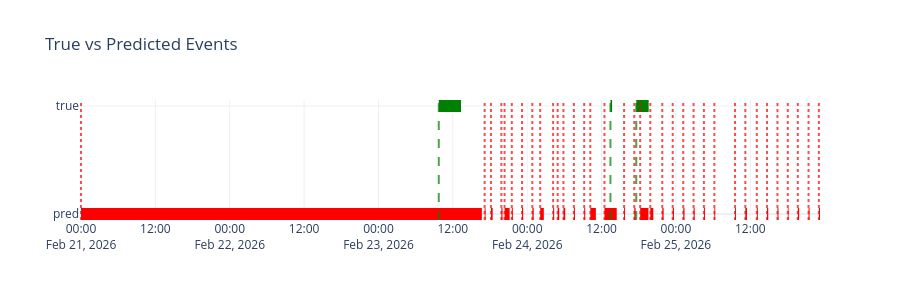

Notebook cell for this chart:
### Code cell
for num in [8]:
    model = DetectorEnsemble
    model_name_result = 'Ensemble_Merlion'
    globals()[f'model{num}'], globals()[f'val_score{num}'], globals()[f'test_score{num}'], globals()[f'train_time{num}'], globals()[f'inference_time{num}'] = train_func(
                                        model=model,
                                        models=models,
                                        config=config,
                                        num_data=num, 
                                        list_anomaly=globals()[f'list{num}'],
                                        model_name_result=model_name_result,
                                        model_name=model_name,
                                        q = q,
                                        no_train=no_train,
                                        save_result=save_result,
                                        use_miss=use_miss,
                                        
)

### Figure 1 — Plotly figure (JSON) as saved in the notebook; plotly's stock layout.template omitted (floating-point values rounded to 4 significant figures)
{"data": [{"line": {"color": "green", "width": 12}, "mode": "lines", "name": "true_event", "showlegend": false, "type": "scatter", "x": ["2026-02-23T09:44:00", "2026-02-23T13:19:00"], "y": [1, 1]}, {"line": {"color": "green", "width": 12}, "mode": "lines", "name": "true_event", "showlegend": false, "type": "scatter", "x": ["2026-02-24T13:26:00", "2026-02-24T13:42:00"], "y": [1, 1]}, {"line": {"color": "green", "width": 12}, "mode": "lines", "name": "true_event", "showlegend": false, "type": "scatter", "x": ["2026-02-24T17:36:00", "2026-02-24T19:36:00"], "y": [1, 1]}, {"line": {"color": "red", "width": 12}, "mode": "lines", "name": "pred_event", "showlegend": false, "type": "scatter", "x": ["2026-02-21T00:00:00", "2026-02-23T16:41:00"], "y": [0, 0]}, {"line": {"color": "red", "width": 12}, "mode": "lines", "name": "pred_event", "showlegend": false, "type": "scatter", "x": ["2026-02-23T17:08:00", "2026-02-23T17:17:00"], "y": [0, 0]}, {"line": {"color": "red", "width": 12}, "mode": "lines", "name": "pred_event", "showlegend": false, "type": "scatter", "x": ["2026-02-23T18:09:00", "2026-02-23T18:26:00"], "y": [0, 0]}, {"line": {"color": "red", "width": 12}, "mode": "lines", "name": "pred_event", "showlegend": false, "type": "scatter", "x": ["2026-02-23T19:50:00", "2026-02-23T20:01:00"], "y": [0, 0]}, {"line": {"color": "red", "width": 12}, "mode": "lines", "name": "pred_event", "showlegend": false, "type": "scatter", "x": ["2026-02-23T20:21:00", "2026-02-23T21:10:00"], "y": [0, 0]}, {"line": {"color": "red", "width": 12}, "mode": "lines", "name": "pred_event", "showlegend": false, "type": "scatter", "x": ["2026-02-23T21:31:00", "2026-02-23T21:41:00"], "y": [0, 0]}, {"line": {"color": "red", "width": 12}, "mode": "lines", "name": "pred_event", "showlegend": false, "type": "scatter", "x": ["2026-02-23T23:10:00", "2026-02-23T23:21:00"], "y": [0, 0]}, {"line": {"color": "red", "width": 12}, "mode": "lines", "name": "pred_event", "showlegend": false, "type": "scatter", "x": ["2026-02-24T00:50:00", "2026-02-24T01:03:00"], "y": [0, 0]}, {"line": {"color": "red", "width": 12}, "mode": "lines", "name": "pred_event", "showlegend": false, "type": "scatter", "x": ["2026-02-24T02:06:00", "2026-02-24T02:41:00"], "y": [0, 0]}, {"line": {"color": "red", "width": 12}, "mode": "lines", "name": "pred_event", "showlegend": false, "type": "scatter", "x": ["2026-02-24T04:11:00", "2026-02-24T04:21:00"], "y": [0, 0]}, {"line": {"color": "red", "width": 12}, "mode": "lines", "name": "pred_event", "showlegend": false, "type": "scatter", "x": ["2026-02-24T04:55:00", "2026-02-24T05:10:00"], "y": [0, 0]}, {"line": {"color": "red", "width": 12}, "mode": "lines", "name": "pred_event", "showlegend": false, "type": "scatter", "x": ["2026-02-24T05:51:00", "2026-02-24T06:08:00"], "y": [0, 0]}, {"line": {"color": "red", "width": 12}, "mode": "lines", "name": "pred_event", "showlegend": false, "type": "scatter", "x": ["2026-02-24T07:32:00", "2026-02-24T07:42:00"], "y": [0, 0]}, {"line": {"color": "red", "width": 12}, "mode": "lines", "name": "pred_event", "showlegend": false, "type": "scatter", "x": ["2026-02-24T09:12:00", "2026-02-24T09:22:00"], "y": [0, 0]}, {"line": {"color": "red", "width": 12}, "mode": "lines", "name": "pred_event", "showlegend": false, "type": "scatter", "x": ["2026-02-24T10:11:00", "2026-02-24T11:05:00"], "y": [0, 0]}, {"line": {"color": "red", "width": 12}, "mode": "lines", "name": "pred_event", "showlegend": false, "type": "scatter", "x": ["2026-02-24T12:28:00", "2026-02-24T14:27:00"], "y": [0, 0]}, {"line": {"color": "red", "width": 12}, "mode": "lines", "name": "pred_event", "showlegend": false, "type": "scatter", "x": ["2026-02-24T15:38:00", "2026-02-24T15:47:00"], "y": [0, 0]}, {"line": {"color": "red", "width": 12}, "mode": "lines", "name": "pred_event", "showlegend": false, "type": "scatter", "x": ["2026-02-24T17:17:00", "2026-02-24T17:30:00"], "y": [0, 0]}, {"line": {"color": "red", "width": 12}, "mode": "lines", "name": "pred_event", "showlegend": false, "type": "scatter", "x": ["2026-02-24T18:14:00", "2026-02-24T19:34:00"], "y": [0, 0]}, {"line": {"color": "red", "width": 12}, "mode": "lines", "name": "pred_event", "showlegend": false, "type": "scatter", "x": ["2026-02-24T19:52:00", "2026-02-24T20:21:00"], "y": [0, 0]}, {"line": {"color": "red", "width": 12}, "mode": "lines", "name": "pred_event", "showlegend": false, "type": "scatter", "x": ["2026-02-24T21:48:00", "2026-02-24T22:01:00"], "y": [0, 0]}, {"line": {"color": "red", "width": 12}, "mode": "lines", "name": "pred_event", "showlegend": false, "type": "scatter", "x": ["2026-02-24T23:29:00", "2026-02-24T23:41:00"], "y": [0, 0]}, {"line": {"color": "red", "width": 12}, "mode": "lines", "name": "pred_event", "showlegend": false, "type": "scatter", "x": ["2026-02-25T01:11:00", "2026-02-25T01:23:00"], "y": [0, 0]}, {"line": {"color": "red", "width": 12}, "mode": "lines", "name": "pred_event", "showlegend": false, "type": "scatter", "x": ["2026-02-25T02:51:00", "2026-02-25T03:02:00"], "y": [0, 0]}, {"line": {"color": "red", "width": 12}, "mode": "lines", "name": "pred_event", "showlegend": false, "type": "scatter", "x": ["2026-02-25T04:31:00", "2026-02-25T04:41:00"], "y": [0, 0]}, {"line": {"color": "red", "width": 12}, "mode": "lines", "name": "pred_event", "showlegend": false, "type": "scatter", "x": ["2026-02-25T06:12:00", "2026-02-25T06:20:00"], "y": [0, 0]}, {"line": {"color": "red", "width": 12}, "mode": "lines", "name": "pred_event", "showlegend": false, "type": "scatter", "x": ["2026-02-25T09:32:00", "2026-02-25T09:41:00"], "y": [0, 0]}, {"line": {"color": "red", "width": 12}, "mode": "lines", "name": "pred_event", "showlegend": false, "type": "scatter", "x": ["2026-02-25T11:12:00", "2026-02-25T11:28:00"], "y": [0, 0]}, {"line": {"color": "red", "width": 12}, "mode": "lines", "name": "pred_event", "showlegend": false, "type": "scatter", "x": ["2026-02-25T13:03:00", "2026-02-25T13:13:00"], "y": [0, 0]}, {"line": {"color": "red", "width": 12}, "mode": "lines", "name": "pred_event", "showlegend": false, "type": "scatter", "x": ["2026-02-25T14:42:00", "2026-02-25T14:54:00"], "y": [0, 0]}, {"line": {"color": "red", "width": 12}, "mode": "lines", "name": "pred_event", "showlegend": false, "type": "scatter", "x": ["2026-02-25T16:23:00", "2026-02-25T16:33:00"], "y": [0, 0]}, {"line": {"color": "red", "width": 12}, "mode": "lines", "name": "pred_event", "showlegend": false, "type": "scatter", "x": ["2026-02-25T18:03:00", "2026-02-25T18:11:00"], "y": [0, 0]}, {"line": {"color": "red", "width": 12}, "mode": "lines", "name": "pred_event", "showlegend": false, "type": "scatter", "x": ["2026-02-25T19:40:00", "2026-02-25T19:53:00"], "y": [0, 0]}, {"line": {"color": "red", "width": 12}, "mode": "lines", "name": "pred_event", "showlegend": false, "type": "scatter", "x": ["2026-02-25T21:24:00", "2026-02-25T21:34:00"], "y": [0, 0]}, {"line": {"color": "red", "width": 12}, "mode": "lines", "name": "pred_event", "showlegend": false, "type": "scatter", "x": ["2026-02-25T23:04:00", "2026-02-25T23:15:00"], "y": [0, 0]}], "layout": {"height": 300, "shapes": [{"line": {"color": "green", "dash": "dash", "width": 2}, "opacity": 0.7, "type": "line", "x0": "2026-02-23T09:44:00", "x1": "2026-02-23T09:44:00", "xref": "x", "y0": 0, "y1": 1, "yref": "y domain"}, {"line": {"color": "green", "dash": "dash", "width": 2}, "opacity": 0.7, "type": "line", "x0": "2026-02-24T13:26:00", "x1": "2026-02-24T13:26:00", "xref": "x", "y0": 0, "y1": 1, "yref": "y domain"}, {"line": {"color": "green", "dash": "dash", "width": 2}, "opacity": 0.7, "type": "line", "x0": "2026-02-24T17:36:00", "x1": "2026-02-24T17:36:00", "xref": "x", "y0": 0, "y1": 1, "yref": "y domain"}, {"line": {"color": "red", "dash": "dot", "width": 2}, "opacity": 0.7, "type": "line", "x0": "2026-02-21T00:00:00", "x1": "2026-02-21T00:00:00", "xref": "x", "y0": 0, "y1": 1, "yref": "y domain"}, {"line": {"color": "red", "dash": "dot", "width": 2}, "opacity": 0.7, "type": "line", "x0": "2026-02-23T17:08:00", "x1": "2026-02-23T17:08:00", "xref": "x", "y0": 0, "y1": 1, "yref": "y domain"}, {"line": {"color": "red", "dash": "dot", "width": 2}, "opacity": 0.7, "type": "line", "x0": "2026-02-23T18:09:00", "x1": "2026-02-23T18:09:00", "xref": "x", "y0": 0, "y1": 1, "yref": "y domain"}, {"line": {"color": "red", "dash": "dot", "width": 2}, "opacity": 0.7, "type": "line", "x0": "2026-02-23T19:50:00", "x1": "2026-02-23T19:50:00", "xref": "x", "y0": 0, "y1": 1, "yref": "y domain"}, {"line": {"color": "red", "dash": "dot", "width": 2}, "opacity": 0.7, "type": "line", "x0": "2026-02-23T20:21:00", "x1": "2026-02-23T20:21:00", "xref": "x", "y0": 0, "y1": 1, "yref": "y domain"}, {"line": {"color": "red", "dash": "dot", "width": 2}, "opacity": 0.7, "type": "line", "x0": "2026-02-23T21:31:00", "x1": "2026-02-23T21:31:00", "xref": "x", "y0": 0, "y1": 1, "yref": "y domain"}, {"line": {"color": "red", "dash": "dot", "width": 2}, "opacity": 0.7, "type": "line", "x0": "2026-02-23T23:10:00", "x1": "2026-02-23T23:10:00", "xref": "x", "y0": 0, "y1": 1, "yref": "y domain"}, {"line": {"color": "red", "dash": "dot", "width": 2}, "opacity": 0.7, "type": "line", "x0": "2026-02-24T00:50:00", "x1": "2026-02-24T00:50:00", "xref": "x", "y0": 0, "y1": 1, "yref": "y domain"}, {"line": {"color": "red", "dash": "dot", "width": 2}, "opacity": 0.7, "type": "line", "x0": "2026-02-24T02:06:00", "x1": "2026-02-24T02:06:00", "xref": "x", "y0": 0, "y1": 1, "yref": "y domain"}, {"line": {"color": "red", "dash": "dot", "width": 2}, "opacity": 0.7, "type": "line", "x0": "2026-02-24T04:11:00", "x1": "2026-02-24T04:11:00", "xref": "x", "y0": 0, "y1": 1, "yref": "y domain"}, {"line": {"color": "red", "dash": "dot", "width": 2}, "opacity": 0.7, "type": "line", "x0": "2026-02-24T04:55:00", "x1": "2026-02-24T04:55:00", "xref": "x", "y0": 0, "y1": 1, "yref": "y domain"}, {"line": {"color": "red", "dash": "dot", "width": 2}, "opacity": 0.7, "type": "line", "x0": "2026-02-24T05:51:00", "x1": "2026-02-24T05:51:00", "xref": "x", "y0": 0, "y1": 1, "yref": "y domain"}, {"line": {"color": "red", "dash": "dot", "width": 2}, "opacity": 0.7, "type": "line", "x0": "2026-02-24T07:32:00", "x1": "2026-02-24T07:32:00", "xref": "x", "y0": 0, "y1": 1, "yref": "y domain"}, {"line": {"color": "red", "dash": "dot", "width": 2}, "opacity": 0.7, "type": "line", "x0": "2026-02-24T09:12:00", "x1": "2026-02-24T09:12:00", "xref": "x", "y0": 0, "y1": 1, "yref": "y domain"}, {"line": {"color": "red", "dash": "dot", "width": 2}, "opacity": 0.7, "type": "line", "x0": "2026-02-24T10:11:00", "x1": "2026-02-24T10:11:00", "xref": "x", "y0": 0, "y1": 1, "yref": "y domain"}, {"line": {"color": "red", "dash": "dot", "width": 2}, "opacity": 0.7, "type": "line", "x0": "2026-02-24T12:28:00", "x1": "2026-02-24T12:28:00", "xref": "x", "y0": 0, "y1": 1, "yref": "y domain"}, {"line": {"color": "red", "dash": "dot", "width": 2}, "opacity": 0.7, "type": "line", "x0": "2026-02-24T15:38:00", "x1": "2026-02-24T15:38:00", "xref": "x", "y0": 0, "y1": 1, "yref": "y domain"}, {"line": {"color": "red", "dash": "dot", "width": 2}, "opacity": 0.7, "type": "line", "x0": "2026-02-24T17:17:00", "x1": "2026-02-24T17:17:00", "xref": "x", "y0": 0, "y1": 1, "yref": "y domain"}, {"line": {"color": "red", "dash": "dot", "width": 2}, "opacity": 0.7, "type": "line", "x0": "2026-02-24T18:14:00", "x1": "2026-02-24T18:14:00", "xref": "x", "y0": 0, "y1": 1, "yref": "y domain"}, {"line": {"color": "red", "dash": "dot", "width": 2}, "opacity": 0.7, "type": "line", "x0": "2026-02-24T19:52:00", "x1": "2026-02-24T19:52:00", "xref": "x", "y0": 0, "y1": 1, "yref": "y domain"}, {"line": {"color": "red", "dash": "dot", "width": 2}, "opacity": 0.7, "type": "line", "x0": "2026-02-24T21:48:00", "x1": "2026-02-24T21:48:00", "xref": "x", "y0": 0, "y1": 1, "yref": "y domain"}, {"line": {"color": "red", "dash": "dot", "width": 2}, "opacity": 0.7, "type": "line", "x0": "2026-02-24T23:29:00", "x1": "2026-02-24T23:29:00", "xref": "x", "y0": 0, "y1": 1, "yref": "y domain"}, {"line": {"color": "red", "dash": "dot", "width": 2}, "opacity": 0.7, "type": "line", "x0": "2026-02-25T01:11:00", "x1": "2026-02-25T01:11:00", "xref": "x", "y0": 0, "y1": 1, "yref": "y domain"}, {"line": {"color": "red", "dash": "dot", "width": 2}, "opacity": 0.7, "type": "line", "x0": "2026-02-25T02:51:00", "x1": "2026-02-25T02:51:00", "xref": "x", "y0": 0, "y1": 1, "yref": "y domain"}, {"line": {"color": "red", "dash": "dot", "width": 2}, "opacity": 0.7, "type": "line", "x0": "2026-02-25T04:31:00", "x1": "2026-02-25T04:31:00", "xref": "x", "y0": 0, "y1": 1, "yref": "y domain"}, {"line": {"color": "red", "dash": "dot", "width": 2}, "opacity": 0.7, "type": "line", "x0": "2026-02-25T06:12:00", "x1": "2026-02-25T06:12:00", "xref": "x", "y0": 0, "y1": 1, "yref": "y domain"}, {"line": {"color": "red", "dash": "dot", "width": 2}, "opacity": 0.7, "type": "line", "x0": "2026-02-25T09:32:00", "x1": "2026-02-25T09:32:00", "xref": "x", "y0": 0, "y1": 1, "yref": "y domain"}, {"line": {"color": "red", "dash": "dot", "width": 2}, "opacity": 0.7, "type": "line", "x0": "2026-02-25T11:12:00", "x1": "2026-02-25T11:12:00", "xref": "x", "y0": 0, "y1": 1, "yref": "y domain"}, {"line": {"color": "red", "dash": "dot", "width": 2}, "opacity": 0.7, "type": "line", "x0": "2026-02-25T13:03:00", "x1": "2026-02-25T13:03:00", "xref": "x", "y0": 0, "y1": 1, "yref": "y domain"}, {"line": {"color": "red", "dash": "dot", "width": 2}, "opacity": 0.7, "type": "line", "x0": "2026-02-25T14:42:00", "x1": "2026-02-25T14:42:00", "xref": "x", "y0": 0, "y1": 1, "yref": "y domain"}, {"line": {"color": "red", "dash": "dot", "width": 2}, "opacity": 0.7, "type": "line", "x0": "2026-02-25T16:23:00", "x1": "2026-02-25T16:23:00", "xref": "x", "y0": 0, "y1": 1, "yref": "y domain"}, {"line": {"color": "red", "dash": "dot", "width": 2}, "opacity": 0.7, "type": "line", "x0": "2026-02-25T18:03:00", "x1": "2026-02-25T18:03:00", "xref": "x", "y0": 0, "y1": 1, "yref": "y domain"}, {"line": {"color": "red", "dash": "dot", "width": 2}, "opacity": 0.7, "type": "line", "x0": "2026-02-25T19:40:00", "x1": "2026-02-25T19:40:00", "xref": "x", "y0": 0, "y1": 1, "yref": "y domain"}, {"line": {"color": "red", "dash": "dot", "width": 2}, "opacity": 0.7, "type": "line", "x0": "2026-02-25T21:24:00", "x1": "2026-02-25T21:24:00", "xref": "x", "y0": 0, "y1": 1, "yref": "y domain"}, {"line": {"color": "red", "dash": "dot", "width": 2}, "opacity": 0.7, "type": "line", "x0": "2026-02-25T23:04:00", "x1": "2026-02-25T23:04:00", "xref": "x", "y0": 0, "y1": 1, "yref": "y domain"}], "title": {"text": "True vs Predicted Events"}, "yaxis": {"ticktext": ["pred", "true"], "tickvals": [0, 1]}}}
